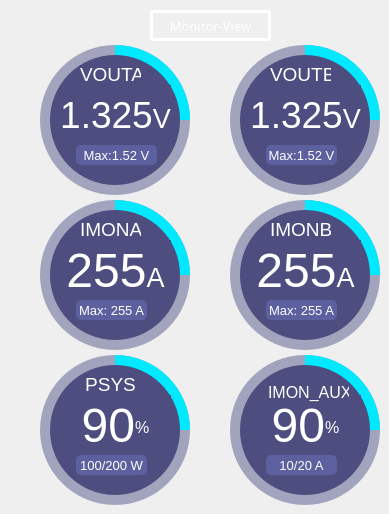
      <widget class="QWidget" name="stackedWidgetPage1">
       <widget class="QFrame" name="frame_VOUTA">
        <property name="enabled">
         <bool>true</bool>
        </property>
        <property name="geometry">
         <rect>
          <x>40</x>
          <y>45</y>
          <width>150</width>
          <height>150</height>
         </rect>
        </property>
        <property name="styleSheet">
         <string notr="true">background-color: rgb(162, 164, 189);
border-radius:75px;</string>
        </property>
        <property name="frameShape">
         <enum>QFrame::NoFrame</enum>
        </property>
        <property name="frameShadow">
         <enum>QFrame::Raised</enum>
        </property>
        <widget class="QFrame" name="frame_29">
         <property name="geometry">
          <rect>
           <x>0</x>
           <y>0</y>
           <width>150</width>
           <height>150</height>
          </rect>
         </property>
         <property name="styleSheet">
          <string notr="true">QFrame{
background-color: qconicalgradient(cx:0.5, cy:0.5, angle:90, stop:0.749 rgba(255, 0, 128, 0), stop:0.75 rgba(0, 233, 255, 255));
border-radius:75px;
}</string>
         </property>
         <property name="frameShape">
          <enum>QFrame::NoFrame</enum>
         </property>
         <property name="frameShadow">
          <enum>QFrame::Raised</enum>
         </property>
         <widget class="QFrame" name="frame_30">
          <property name="geometry">
           <rect>
            <x>10</x>
            <y>10</y>
            <width>130</width>
            <height>130</height>
           </rect>
          </property>
          <property name="font">
           <font>
            <family>Segoe UI</family>
            <pointsize>10</pointsize>
            <weight>50</weight>
            <italic>false</italic>
            <bold>false</bold>
           </font>
          </property>
          <property name="styleSheet">
           <string notr="true">background-color: rgb(77, 77, 127);
border-radius:65px;</string>
          </property>
          <property name="frameShape">
           <enum>QFrame::NoFrame</enum>
          </property>
          <property name="frameShadow">
           <enum>QFrame::Raised</enum>
          </property>
          <widget class="QLabel" name="label_per3">
           <property name="geometry">
            <rect>
             <x>10</x>
             <y>30</y>
             <width>111</width>
             <height>61</height>
            </rect>
           </property>
           <property name="font">
            <font>
             <family>Segoe UI</family>
             <pointsize>22</pointsize>
            </font>
           </property>
           <property name="styleSheet">
            <string notr="true">color: rgb(255, 255, 255);</string>
           </property>
           <property name="text">
            <string>&lt;html&gt;&lt;head/&gt;&lt;body&gt;&lt;p&gt;&lt;span style=&quot; font-size:28pt;&quot;&gt;1.325&lt;/span&gt;&lt;span style=&quot; font-size:20pt;&quot;&gt;V&lt;/span&gt;&lt;/p&gt;&lt;/body&gt;&lt;/html&gt;</string>
           </property>
           <property name="alignment">
            <set>Qt::AlignCenter</set>
           </property>
          </widget>
          <widget class="QLabel" name="label_mon_text3">
           <property name="geometry">
            <rect>
             <x>30</x>
             <y>10</y>
             <width>61</width>
             <height>21</height>
            </rect>
           </property>
           <property name="font">
            <font>
             <family>Segoe UI</family>
             <pointsize>22</pointsize>
            </font>
           </property>
           <property name="styleSheet">
            <string notr="true">color: rgb(255, 255, 255);</string>
           </property>
           <property name="text">
            <string>&lt;html&gt;&lt;head/&gt;&lt;body&gt;&lt;p&gt;&lt;span style=&quot; vertical-align:super;&quot;&gt;VOUTA&lt;/span&gt;&lt;/p&gt;&lt;/body&gt;&lt;/html&gt;</string>
           </property>
           <property name="alignment">
            <set>Qt::AlignCenter</set>
           </property>
          </widget>
          <widget class="QLabel" name="label_absolute3">
           <property name="geometry">
            <rect>
             <x>26</x>
             <y>90</y>
             <width>81</width>
             <height>20</height>
            </rect>
           </property>
           <property name="font">
            <font>
             <pointsize>10</pointsize>
            </font>
           </property>
           <property name="styleSheet">
            <string notr="true">background-color: rgb(93, 96, 158);
color: rgb(255, 255, 255);
border-radius:5px;</string>
           </property>
           <property name="text">
            <string>Max:1.52 V</string>
           </property>
           <property name="alignment">
            <set>Qt::AlignCenter</set>
           </property>
          </widget>
         </widget>
        </widget>
       </widget>
       <widget class="QFrame" name="frame_VOUTB">
        <property name="geometry">
         <rect>
          <x>230</x>
          <y>45</y>
          <width>150</width>
          <height>150</height>
         </rect>
        </property>
        <property name="styleSheet">
         <string notr="true">background-color: rgb(162, 164, 189);
border-radius:75px;</string>
        </property>
        <property name="frameShape">
         <enum>QFrame::NoFrame</enum>
        </property>
        <property name="frameShadow">
         <enum>QFrame::Raised</enum>
        </property>
        <widget class="QFrame" name="frame_34">
         <property name="geometry">
          <rect>
           <x>0</x>
           <y>0</y>
           <width>150</width>
           <height>150</height>
          </rect>
         </property>
         <property name="styleSheet">
          <string notr="true">QFrame{
background-color: qconicalgradient(cx:0.5, cy:0.5, angle:90, stop:0.749 rgba(255, 0, 128, 0), stop:0.75 rgba(0, 233, 255, 255));
border-radius:75px;
}</string>
         </property>
         <property name="frameShape">
          <enum>QFrame::NoFrame</enum>
         </property>
         <property name="frameShadow">
          <enum>QFrame::Raised</enum>
         </property>
         <widget class="QFrame" name="frame_35">
          <property name="geometry">
           <rect>
            <x>10</x>
            <y>10</y>
            <width>130</width>
            <height>130</height>
           </rect>
          </property>
          <property name="font">
           <font>
            <family>Segoe UI</family>
            <pointsize>10</pointsize>
            <weight>50</weight>
            <italic>false</italic>
            <bold>false</bold>
           </font>
          </property>
          <property name="styleSheet">
           <string notr="true">background-color: rgb(77, 77, 127);
border-radius:65px;</string>
          </property>
          <property name="frameShape">
           <enum>QFrame::NoFrame</enum>
          </property>
          <property name="frameShadow">
           <enum>QFrame::Raised</enum>
          </property>
          <widget class="QLabel" name="label_per4">
           <property name="geometry">
            <rect>
             <x>10</x>
             <y>30</y>
             <width>111</width>
             <height>61</height>
            </rect>
           </property>
           <property name="font">
            <font>
             <family>Segoe UI</family>
             <pointsize>22</pointsize>
            </font>
           </property>
           <property name="styleSheet">
            <string notr="true">color: rgb(255, 255, 255);</string>
           </property>
           <property name="text">
            <string>&lt;html&gt;&lt;head/&gt;&lt;body&gt;&lt;p&gt;&lt;span style=&quot; font-size:28pt;&quot;&gt;1.325&lt;/span&gt;&lt;span style=&quot; font-size:20pt;&quot;&gt;V&lt;/span&gt;&lt;/p&gt;&lt;/body&gt;&lt;/html&gt;</string>
           </property>
           <property name="alignment">
            <set>Qt::AlignCenter</set>
           </property>
          </widget>
          <widget class="QLabel" name="label_mon_text4">
           <property name="geometry">
            <rect>
             <x>30</x>
             <y>10</y>
             <width>61</width>
             <height>21</height>
            </rect>
           </property>
           <property name="font">
            <font>
             <family>Segoe UI</family>
             <pointsize>22</pointsize>
            </font>
           </property>
           <property name="styleSheet">
            <string notr="true">color: rgb(255, 255, 255);</string>
           </property>
           <property name="text">
            <string>&lt;html&gt;&lt;head/&gt;&lt;body&gt;&lt;p&gt;&lt;span style=&quot; vertical-align:super;&quot;&gt;VOUTB&lt;/span&gt;&lt;/p&gt;&lt;/body&gt;&lt;/html&gt;</string>
           </property>
           <property name="alignment">
            <set>Qt::AlignCenter</set>
           </property>
          </widget>
          <widget class="QLabel" name="label_absolute4">
           <property name="geometry">
            <rect>
             <x>26</x>
             <y>90</y>
             <width>71</width>
             <height>20</height>
            </rect>
           </property>
           <property name="font">
            <font>
             <pointsize>10</pointsize>
            </font>
           </property>
           <property name="styleSheet">
            <string notr="true">background-color: rgb(93, 96, 158);
color: rgb(255, 255, 255);
border-radius:5px;</string>
           </property>
           <property name="text">
            <string>Max:1.52 V</string>
           </property>
           <property name="alignment">
            <set>Qt::AlignCenter</set>
           </property>
          </widget>
         </widget>
        </widget>
       </widget>
       <widget class="QFrame" name="frame_IMONA">
        <property name="geometry">
         <rect>
          <x>40</x>
          <y>200</y>
          <width>150</width>
          <height>150</height>
         </rect>
        </property>
        <property name="styleSheet">
         <string notr="true">background-color: rgb(162, 164, 189);
border-radius:75px;</string>
        </property>
        <property name="frameShape">
         <enum>QFrame::NoFrame</enum>
        </property>
        <property name="frameShadow">
         <enum>QFrame::Raised</enum>
        </property>
        <widget class="QFrame" name="frame_37">
         <property name="geometry">
          <rect>
           <x>0</x>
           <y>0</y>
           <width>150</width>
           <height>150</height>
          </rect>
         </property>
         <property name="styleSheet">
          <string notr="true">QFrame{
background-color: qconicalgradient(cx:0.5, cy:0.5, angle:90, stop:0.749 rgba(255, 0, 128, 0), stop:0.75 rgba(0, 233, 255, 255));
border-radius:75px;
}</string>
         </property>
         <property name="frameShape">
          <enum>QFrame::NoFrame</enum>
         </property>
         <property name="frameShadow">
          <enum>QFrame::Raised</enum>
         </property>
         <widget class="QFrame" name="frame_38">
          <property name="geometry">
           <rect>
            <x>10</x>
            <y>10</y>
            <width>130</width>
            <height>130</height>
           </rect>
          </property>
          <property name="font">
           <font>
            <family>Segoe UI</family>
            <pointsize>10</pointsize>
            <weight>50</weight>
            <italic>false</italic>
            <bold>false</bold>
           </font>
          </property>
          <property name="styleSheet">
           <string notr="true">background-color: rgb(77, 77, 127);
border-radius:65px;</string>
          </property>
          <property name="frameShape">
           <enum>QFrame::NoFrame</enum>
          </property>
          <property name="frameShadow">
           <enum>QFrame::Raised</enum>
          </property>
          <widget class="QLabel" name="label_per5">
           <property name="geometry">
            <rect>
             <x>10</x>
             <y>30</y>
             <width>111</width>
             <height>61</height>
            </rect>
           </property>
           <property name="font">
            <font>
             <family>Segoe UI</family>
             <pointsize>22</pointsize>
            </font>
           </property>
           <property name="styleSheet">
            <string notr="true">color: rgb(255, 255, 255);</string>
           </property>
           <property name="text">
            <string>&lt;html&gt;&lt;head/&gt;&lt;body&gt;&lt;p&gt;&lt;span style=&quot; font-size:36pt;&quot;&gt;255&lt;/span&gt;&lt;span style=&quot; font-size:20pt;&quot;&gt;A&lt;/span&gt;&lt;/p&gt;&lt;/body&gt;&lt;/html&gt;</string>
           </property>
           <property name="alignment">
            <set>Qt::AlignCenter</set>
           </property>
          </widget>
          <widget class="QLabel" name="label_mon_text5">
           <property name="geometry">
            <rect>
             <x>30</x>
             <y>10</y>
             <width>61</width>
             <height>21</height>
            </rect>
           </property>
           <property name="font">
            <font>
             <family>Segoe UI</family>
             <pointsize>22</pointsize>
            </font>
           </property>
           <property name="styleSheet">
            <string notr="true">color: rgb(255, 255, 255);</string>
           </property>
           <property name="text">
            <string>&lt;html&gt;&lt;head/&gt;&lt;body&gt;&lt;p&gt;&lt;span style=&quot; vertical-align:super;&quot;&gt;IMONA&lt;/span&gt;&lt;/p&gt;&lt;/body&gt;&lt;/html&gt;</string>
           </property>
           <property name="alignment">
            <set>Qt::AlignCenter</set>
           </property>
          </widget>
          <widget class="QLabel" name="label_absolute5">
           <property name="geometry">
            <rect>
             <x>26</x>
             <y>90</y>
             <width>71</width>
             <height>20</height>
            </rect>
           </property>
           <property name="font">
            <font>
             <pointsize>10</pointsize>
            </font>
           </property>
           <property name="styleSheet">
            <string notr="true">background-color: rgb(93, 96, 158);
color: rgb(255, 255, 255);
border-radius:5px;</string>
           </property>
           <property name="text">
            <string>Max: 255 A</string>
           </property>
           <property name="alignment">
            <set>Qt::AlignCenter</set>
           </property>
          </widget>
         </widget>
        </widget>
       </widget>
       <widget class="QFrame" name="frame_IMONB">
        <property name="geometry">
         <rect>
          <x>230</x>
          <y>200</y>
          <width>150</width>
          <height>150</height>
         </rect>
        </property>
        <property name="styleSheet">
         <string notr="true">background-color: rgb(162, 164, 189);
border-radius:75px;</string>
        </property>
        <property name="frameShape">
         <enum>QFrame::NoFrame</enum>
        </property>
        <property name="frameShadow">
         <enum>QFrame::Raised</enum>
        </property>
        <widget class="QFrame" name="frame_40">
         <property name="geometry">
          <rect>
           <x>0</x>
           <y>0</y>
           <width>150</width>
           <height>150</height>
          </rect>
         </property>
         <property name="styleSheet">
          <string notr="true">QFrame{
background-color: qconicalgradient(cx:0.5, cy:0.5, angle:90, stop:0.749 rgba(255, 0, 128, 0), stop:0.75 rgba(0, 233, 255, 255));
border-radius:75px;
}</string>
         </property>
         <property name="frameShape">
          <enum>QFrame::NoFrame</enum>
         </property>
         <property name="frameShadow">
          <enum>QFrame::Raised</enum>
         </property>
         <widget class="QFrame" name="frame_41">
          <property name="geometry">
           <rect>
            <x>10</x>
            <y>10</y>
            <width>130</width>
            <height>130</height>
           </rect>
          </property>
          <property name="font">
           <font>
            <family>Segoe UI</family>
            <pointsize>10</pointsize>
            <weight>50</weight>
            <italic>false</italic>
            <bold>false</bold>
           </font>
          </property>
          <property name="styleSheet">
           <string notr="true">background-color: rgb(77, 77, 127);
border-radius:65px;</string>
          </property>
          <property name="frameShape">
           <enum>QFrame::NoFrame</enum>
          </property>
          <property name="frameShadow">
           <enum>QFrame::Raised</enum>
          </property>
          <widget class="QLabel" name="label_per6">
           <property name="geometry">
            <rect>
             <x>10</x>
             <y>30</y>
             <width>111</width>
             <height>61</height>
            </rect>
           </property>
           <property name="font">
            <font>
             <family>Segoe UI</family>
             <pointsize>22</pointsize>
            </font>
           </property>
           <property name="styleSheet">
            <string notr="true">color: rgb(255, 255, 255);</string>
           </property>
           <property name="text">
            <string>&lt;html&gt;&lt;head/&gt;&lt;body&gt;&lt;p&gt;&lt;span style=&quot; font-size:36pt;&quot;&gt;255&lt;/span&gt;&lt;span style=&quot; font-size:20pt;&quot;&gt;A&lt;/span&gt;&lt;/p&gt;&lt;/body&gt;&lt;/html&gt;</string>
           </property>
           <property name="alignment">
            <set>Qt::AlignCenter</set>
           </property>
          </widget>
          <widget class="QLabel" name="label_mon_text6">
           <property name="geometry">
            <rect>
             <x>30</x>
             <y>10</y>
             <width>61</width>
             <height>21</height>
            </rect>
           </property>
           <property name="font">
            <font>
             <family>Segoe UI</family>
             <pointsize>22</pointsize>
            </font>
           </property>
           <property name="styleSheet">
            <string notr="true">color: rgb(255, 255, 255);</string>
           </property>
           <property name="text">
            <string>&lt;html&gt;&lt;head/&gt;&lt;body&gt;&lt;p&gt;&lt;span style=&quot; vertical-align:super;&quot;&gt;IMONB&lt;/span&gt;&lt;/p&gt;&lt;/body&gt;&lt;/html&gt;</string>
           </property>
           <property name="alignment">
            <set>Qt::AlignCenter</set>
           </property>
          </widget>
          <widget class="QLabel" name="label_absolute6">
           <property name="geometry">
            <rect>
             <x>26</x>
             <y>90</y>
             <width>71</width>
             <height>20</height>
            </rect>
           </property>
           <property name="font">
            <font>
             <pointsize>10</pointsize>
            </font>
           </property>
           <property name="styleSheet">
            <string notr="true">background-color: rgb(93, 96, 158);
color: rgb(255, 255, 255);
border-radius:5px;</string>
           </property>
           <property name="text">
            <string>Max: 255 A</string>
           </property>
           <property name="alignment">
            <set>Qt::AlignCenter</set>
           </property>
          </widget>
         </widget>
        </widget>
       </widget>
       <widget class="QFrame" name="frame_VIN">
        <property name="geometry">
         <rect>
          <x>40</x>
          <y>355</y>
          <width>150</width>
          <height>150</height>
         </rect>
        </property>
        <property name="styleSheet">
         <string notr="true">background-color: rgb(162, 164, 189);
border-radius:75px;</string>
        </property>
        <property name="frameShape">
         <enum>QFrame::NoFrame</enum>
        </property>
        <property name="frameShadow">
         <enum>QFrame::Raised</enum>
        </property>
        <widget class="QFrame" name="frame_31">
         <property name="geometry">
          <rect>
           <x>0</x>
           <y>0</y>
           <width>150</width>
           <height>150</height>
          </rect>
         </property>
         <property name="styleSheet">
          <string notr="true">QFrame{
background-color: qconicalgradient(cx:0.5, cy:0.5, angle:90, stop:0.749 rgba(255, 0, 128, 0), stop:0.75 rgba(0, 233, 255, 255));
border-radius:75px;
}</string>
         </property>
         <property name="frameShape">
          <enum>QFrame::NoFrame</enum>
         </property>
         <property name="frameShadow">
          <enum>QFrame::Raised</enum>
         </property>
         <widget class="QFrame" name="frame_36">
          <property name="geometry">
           <rect>
            <x>10</x>
            <y>10</y>
            <width>130</width>
            <height>130</height>
           </rect>
          </property>
          <property name="font">
           <font>
            <family>Segoe UI</family>
            <pointsize>10</pointsize>
            <weight>50</weight>
            <italic>false</italic>
            <bold>false</bold>
           </font>
          </property>
          <property name="styleSheet">
           <string notr="true">background-color: rgb(77, 77, 127);
border-radius:65px;</string>
          </property>
          <property name="frameShape">
           <enum>QFrame::NoFrame</enum>
          </property>
          <property name="frameShadow">
           <enum>QFrame::Raised</enum>
          </property>
          <widget class="QLabel" name="label_per7">
           <property name="geometry">
            <rect>
             <x>10</x>
             <y>30</y>
             <width>111</width>
             <height>61</height>
            </rect>
           </property>
           <property name="font">
            <font>
             <family>Segoe UI</family>
             <pointsize>22</pointsize>
            </font>
           </property>
           <property name="styleSheet">
            <string notr="true">color: rgb(255, 255, 255);</string>
           </property>
           <property name="text">
            <string>&lt;p&gt;&lt;span style=&quot; font-size:36pt;&quot;&gt;90&lt;/span&gt;&lt;span style=&quot; font-size:18pt; vertical-align:super;&quot;&gt;%&lt;/span&gt;&lt;/p&gt;</string>
           </property>
           <property name="alignment">
            <set>Qt::AlignCenter</set>
           </property>
          </widget>
          <widget class="QLabel" name="label_mon_text7">
           <property name="geometry">
            <rect>
             <x>30</x>
             <y>10</y>
             <width>61</width>
             <height>21</height>
            </rect>
           </property>
           <property name="font">
            <font>
             <family>Segoe UI</family>
             <pointsize>22</pointsize>
            </font>
           </property>
           <property name="styleSheet">
            <string notr="true">color: rgb(255, 255, 255);</string>
           </property>
           <property name="text">
            <string>&lt;html&gt;&lt;head/&gt;&lt;body&gt;&lt;p&gt;&lt;span style=&quot; vertical-align:super;&quot;&gt;PSYS&lt;/span&gt;&lt;/p&gt;&lt;/body&gt;&lt;/html&gt;</string>
           </property>
           <property name="alignment">
            <set>Qt::AlignCenter</set>
           </property>
          </widget>
          <widget class="QLabel" name="label_absolute7">
           <property name="geometry">
            <rect>
             <x>26</x>
             <y>90</y>
             <width>71</width>
             <height>20</height>
            </rect>
           </property>
           <property name="font">
            <font>
             <pointsize>10</pointsize>
            </font>
           </property>
           <property name="styleSheet">
            <string notr="true">background-color: rgb(93, 96, 158);
color: rgb(255, 255, 255);
border-radius:5px;</string>
           </property>
           <property name="text">
            <string>100/200 W</string>
           </property>
           <property name="alignment">
            <set>Qt::AlignCenter</set>
           </property>
          </widget>
         </widget>
        </widget>
       </widget>
       <widget class="QFrame" name="frame_EFFICIENCY">
        <property name="geometry">
         <rect>
          <x>230</x>
          <y>355</y>
          <width>150</width>
          <height>150</height>
         </rect>
        </property>
        <property name="styleSheet">
         <string notr="true">background-color: rgb(162, 164, 189);
border-radius:75px;</string>
        </property>
        <property name="frameShape">
         <enum>QFrame::NoFrame</enum>
        </property>
        <property name="frameShadow">
         <enum>QFrame::Raised</enum>
        </property>
        <widget class="QFrame" name="frame_44">
         <property name="geometry">
          <rect>
           <x>0</x>
           <y>0</y>
           <width>150</width>
           <height>150</height>
          </rect>
         </property>
         <property name="styleSheet">
          <string notr="true">QFrame{
background-color: qconicalgradient(cx:0.5, cy:0.5, angle:90, stop:0.749 rgba(255, 0, 128, 0), stop:0.75 rgba(0, 233, 255, 255));
border-radius:75px;
}</string>
         </property>
         <property name="frameShape">
          <enum>QFrame::NoFrame</enum>
         </property>
         <property name="frameShadow">
          <enum>QFrame::Raised</enum>
         </property>
         <widget class="QFrame" name="frame_45">
          <property name="geometry">
           <rect>
            <x>10</x>
            <y>10</y>
            <width>130</width>
            <height>130</height>
           </rect>
          </property>
          <property name="font">
           <font>
            <family>Segoe UI</family>
            <pointsize>10</pointsize>
            <weight>50</weight>
            <italic>false</italic>
            <bold>false</bold>
           </font>
          </property>
          <property name="styleSheet">
           <string notr="true">background-color: rgb(77, 77, 127);
border-radius:65px;</string>
          </property>
          <property name="frameShape">
           <enum>QFrame::NoFrame</enum>
          </property>
          <property name="frameShadow">
           <enum>QFrame::Raised</enum>
          </property>
          <widget class="QLabel" name="label_per8">
           <property name="geometry">
            <rect>
             <x>10</x>
             <y>30</y>
             <width>111</width>
             <height>61</height>
            </rect>
           </property>
           <property name="font">
            <font>
             <family>Segoe UI</family>
             <pointsize>22</pointsize>
            </font>
           </property>
           <property name="styleSheet">
            <string notr="true">color: rgb(255, 255, 255);</string>
           </property>
           <property name="text">
            <string>&lt;p&gt;&lt;span style=&quot; font-size:36pt;&quot;&gt;90&lt;/span&gt;&lt;span style=&quot; font-size:18pt; vertical-align:super;&quot;&gt;%&lt;/span&gt;&lt;/p&gt;</string>
           </property>
           <property name="alignment">
            <set>Qt::AlignCenter</set>
           </property>
          </widget>
          <widget class="QLabel" name="label_mon_text8">
           <property name="geometry">
            <rect>
             <x>28</x>
             <y>20</y>
             <width>81</width>
             <height>21</height>
            </rect>
           </property>
           <property name="font">
            <font>
             <family>Segoe UI</family>
             <pointsize>18</pointsize>
            </font>
           </property>
           <property name="styleSheet">
            <string notr="true">color: rgb(255, 255, 255);</string>
           </property>
           <property name="text">
            <string>&lt;html&gt;&lt;head/&gt;&lt;body&gt;&lt;p&gt;&lt;span style=&quot; vertical-align:super;&quot;&gt;IMON_AUX&lt;/span&gt;&lt;/p&gt;&lt;/body&gt;&lt;/html&gt;</string>
           </property>
           <property name="alignment">
            <set>Qt::AlignCenter</set>
           </property>
          </widget>
          <widget class="QLabel" name="label_absolute8">
           <property name="geometry">
            <rect>
             <x>26</x>
             <y>90</y>
             <width>71</width>
             <height>20</height>
            </rect>
           </property>
           <property name="font">
            <font>
             <pointsize>10</pointsize>
            </font>
           </property>
           <property name="styleSheet">
            <string notr="true">background-color: rgb(93, 96, 158);
color: rgb(255, 255, 255);
border-radius:5px;</string>
           </property>
           <property name="text">
            <string>10/20 A</string>
           </property>
           <property name="alignment">
            <set>Qt::AlignCenter</set>
           </property>
          </widget>
         </widget>
        </widget>
       </widget>
       <widget class="QLabel" name="label_RAILA_3">
        <property name="geometry">
         <rect>
          <x>150</x>
          <y>10</y>
          <width>121</width>
          <height>31</height>
         </rect>
        </property>
        <property name="font">
         <font>
          <family>Arial Black</family>
          <pointsize>10</pointsize>
          <weight>50</weight>
          <italic>false</italic>
          <bold>false</bold>
         </font>
        </property>
        <property name="styleSheet">
         <string notr="true">color: rgb(255, 255, 255);
border-color: rgb(255, 85, 127);
border-width:5px;
border: 3px solid white;
border-radius:3px;
</string>
        </property>
        <property name="text">
         <string>Monitor-View</string>
        </property>
        <property name="scaledContents">
         <bool>true</bool>
        </property>
        <property name="alignment">
         <set>Qt::AlignCenter</set>
        </property>
       </widget>
      </widget>
